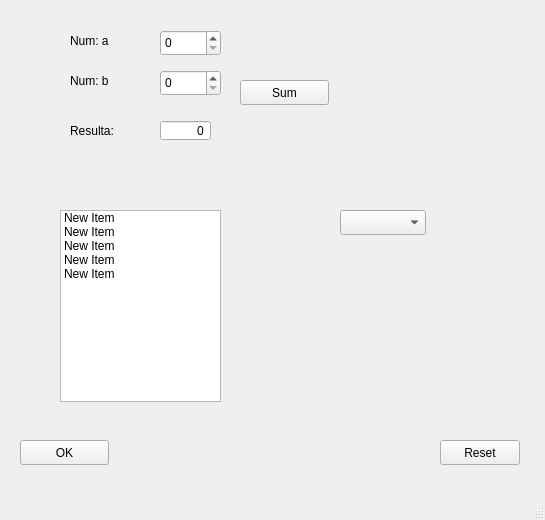
<?xml version="1.0" encoding="UTF-8"?>
<ui version="4.0">
 <class>MainWindow</class>
 <widget class="QMainWindow" name="MainWindow">
  <property name="geometry">
   <rect>
    <x>0</x>
    <y>0</y>
    <width>545</width>
    <height>520</height>
   </rect>
  </property>
  <property name="windowTitle">
   <string>MainWindow</string>
  </property>
  <property name="windowOpacity">
   <double>1.000000000000000</double>
  </property>
  <widget class="QWidget" name="centralwidget">
   <widget class="QPushButton" name="buttonOK">
    <property name="geometry">
     <rect>
      <x>20</x>
      <y>440</y>
      <width>89</width>
      <height>25</height>
     </rect>
    </property>
    <property name="text">
     <string>OK</string>
    </property>
   </widget>
   <widget class="QPushButton" name="buttonReset">
    <property name="geometry">
     <rect>
      <x>440</x>
      <y>440</y>
      <width>80</width>
      <height>25</height>
     </rect>
    </property>
    <property name="text">
     <string>Reset</string>
    </property>
   </widget>
   <widget class="QPushButton" name="qSum_pushButton">
    <property name="geometry">
     <rect>
      <x>240</x>
      <y>80</y>
      <width>89</width>
      <height>25</height>
     </rect>
    </property>
    <property name="text">
     <string>Sum</string>
    </property>
   </widget>
   <widget class="QSpinBox" name="qSum_a_spinBox">
    <property name="geometry">
     <rect>
      <x>160</x>
      <y>30</y>
      <width>61</width>
      <height>26</height>
     </rect>
    </property>
   </widget>
   <widget class="QSpinBox" name="qSum_b_spinBox">
    <property name="geometry">
     <rect>
      <x>160</x>
      <y>70</y>
      <width>61</width>
      <height>26</height>
     </rect>
    </property>
   </widget>
   <widget class="QLabel" name="label">
    <property name="geometry">
     <rect>
      <x>70</x>
      <y>30</y>
      <width>71</width>
      <height>21</height>
     </rect>
    </property>
    <property name="text">
     <string>Num: a</string>
    </property>
   </widget>
   <widget class="QLabel" name="label_2">
    <property name="geometry">
     <rect>
      <x>70</x>
      <y>70</y>
      <width>71</width>
      <height>21</height>
     </rect>
    </property>
    <property name="text">
     <string>Num: b</string>
    </property>
   </widget>
   <widget class="QLabel" name="label_3">
    <property name="geometry">
     <rect>
      <x>70</x>
      <y>120</y>
      <width>71</width>
      <height>21</height>
     </rect>
    </property>
    <property name="text">
     <string>Resulta: </string>
    </property>
   </widget>
   <widget class="QSpinBox" name="qSum_resulta_spinBox">
    <property name="geometry">
     <rect>
      <x>160</x>
      <y>120</y>
      <width>51</width>
      <height>21</height>
     </rect>
    </property>
    <property name="alignment">
     <set>Qt::AlignRight|Qt::AlignTrailing|Qt::AlignVCenter</set>
    </property>
    <property name="readOnly">
     <bool>true</bool>
    </property>
    <property name="buttonSymbols">
     <enum>QAbstractSpinBox::NoButtons</enum>
    </property>
   </widget>
   <widget class="QListWidget" name="qMyData_listWidget">
    <property name="geometry">
     <rect>
      <x>60</x>
      <y>210</y>
      <width>161</width>
      <height>192</height>
     </rect>
    </property>
    <item>
     <property name="text">
      <string>New Item</string>
     </property>
    </item>
    <item>
     <property name="text">
      <string>New Item</string>
     </property>
    </item>
    <item>
     <property name="text">
      <string>New Item</string>
     </property>
    </item>
    <item>
     <property name="text">
      <string>New Item</string>
     </property>
    </item>
    <item>
     <property name="text">
      <string>New Item</string>
     </property>
    </item>
   </widget>
   <widget class="QComboBox" name="comboBox">
    <property name="geometry">
     <rect>
      <x>340</x>
      <y>210</y>
      <width>86</width>
      <height>25</height>
     </rect>
    </property>
   </widget>
  </widget>
  <widget class="QMenuBar" name="menubar">
   <property name="geometry">
    <rect>
     <x>0</x>
     <y>0</y>
     <width>545</width>
     <height>22</height>
    </rect>
   </property>
  </widget>
  <widget class="QStatusBar" name="statusbar"/>
 </widget>
 <resources/>
 <connections/>
</ui>
